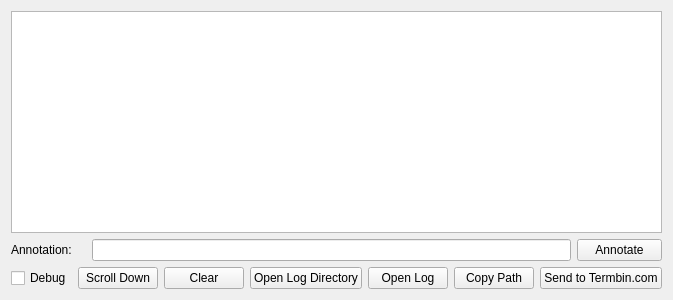
<?xml version="1.0" encoding="UTF-8"?>
<ui version="4.0">
 <class>loggingWindow</class>
 <widget class="QWidget" name="loggingWindow">
  <property name="geometry">
   <rect>
    <x>0</x>
    <y>0</y>
    <width>625</width>
    <height>300</height>
   </rect>
  </property>
  <property name="windowTitle">
   <string>Form</string>
  </property>
  <layout class="QVBoxLayout" name="verticalLayout">
   <item>
    <widget class="QPlainTextEdit" name="logTextDisplay">
     <property name="undoRedoEnabled">
      <bool>false</bool>
     </property>
     <property name="lineWrapMode">
      <enum>QPlainTextEdit::NoWrap</enum>
     </property>
     <property name="readOnly">
      <bool>true</bool>
     </property>
    </widget>
   </item>
   <item>
    <layout class="QHBoxLayout" name="horizontalLayout_2">
     <property name="leftMargin">
      <number>0</number>
     </property>
     <property name="topMargin">
      <number>0</number>
     </property>
     <item>
      <widget class="QLabel" name="annotateLabel">
       <property name="minimumSize">
        <size>
         <width>75</width>
         <height>0</height>
        </size>
       </property>
       <property name="maximumSize">
        <size>
         <width>75</width>
         <height>16777215</height>
        </size>
       </property>
       <property name="text">
        <string>Annotation:</string>
       </property>
      </widget>
     </item>
     <item>
      <widget class="QLineEdit" name="userAnnotationText">
       <property name="minimumSize">
        <size>
         <width>290</width>
         <height>0</height>
        </size>
       </property>
       <property name="toolTip">
        <string>You may enter your own log notes here.</string>
       </property>
      </widget>
     </item>
     <item>
      <widget class="QPushButton" name="annotateBtn">
       <property name="minimumSize">
        <size>
         <width>85</width>
         <height>0</height>
        </size>
       </property>
       <property name="maximumSize">
        <size>
         <width>85</width>
         <height>16777215</height>
        </size>
       </property>
       <property name="toolTip">
        <string>Adds user-text to the log.</string>
       </property>
       <property name="text">
        <string>Annotate</string>
       </property>
      </widget>
     </item>
    </layout>
   </item>
   <item>
    <layout class="QHBoxLayout" name="horizontalLayout">
     <property name="leftMargin">
      <number>0</number>
     </property>
     <property name="topMargin">
      <number>0</number>
     </property>
     <item>
      <widget class="QCheckBox" name="debugBtn">
       <property name="toolTip">
        <string>&lt;html&gt;&lt;head/&gt;&lt;body&gt;&lt;p&gt;Enable or disable debug logging. Use the &amp;quot;-d&amp;quot; or &amp;quot;--debug&amp;quot; flag to open wfview with debug logging enabled on startup. &lt;/p&gt;&lt;/body&gt;&lt;/html&gt;</string>
       </property>
       <property name="text">
        <string>Debug</string>
       </property>
      </widget>
     </item>
     <item>
      <widget class="QPushButton" name="toBottomBtn">
       <property name="toolTip">
        <string>Scroll to bottom</string>
       </property>
       <property name="text">
        <string>Scroll Down</string>
       </property>
      </widget>
     </item>
     <item>
      <widget class="QPushButton" name="clearDisplayBtn">
       <property name="toolTip">
        <string>Clears the display. Does not clear the log file.</string>
       </property>
       <property name="text">
        <string>Clear</string>
       </property>
      </widget>
     </item>
     <item>
      <widget class="QPushButton" name="openDirBtn">
       <property name="toolTip">
        <string>Makes a best-effort to ask the host system to open the log file directory.</string>
       </property>
       <property name="text">
        <string>Open Log Directory</string>
       </property>
      </widget>
     </item>
     <item>
      <widget class="QPushButton" name="openLogFileBtn">
       <property name="toolTip">
        <string>Makes a best-effort to ask the host system to open the logfile.</string>
       </property>
       <property name="text">
        <string>Open Log</string>
       </property>
      </widget>
     </item>
     <item>
      <widget class="QPushButton" name="copyPathBtn">
       <property name="toolTip">
        <string>Copy the path of the log file to your clipboard.</string>
       </property>
       <property name="text">
        <string>Copy Path</string>
       </property>
      </widget>
     </item>
     <item>
      <widget class="QPushButton" name="sendToPasteBtn">
       <property name="toolTip">
        <string>&lt;html&gt;&lt;head/&gt;&lt;body&gt;&lt;p&gt;Sends text to termbin.com. Some personal information (such as your username) is in the log file, so do not click this button unless you are ok sharing your log file. This is a quick way to receive a URL, pointing to your log file text, that you can send to other people. &lt;/p&gt;&lt;/body&gt;&lt;/html&gt;</string>
       </property>
       <property name="text">
        <string>Send to Termbin.com</string>
       </property>
      </widget>
     </item>
     <item>
      <spacer name="horizontalSpacer">
       <property name="orientation">
        <enum>Qt::Horizontal</enum>
       </property>
       <property name="sizeHint" stdset="0">
        <size>
         <width>40</width>
         <height>20</height>
        </size>
       </property>
      </spacer>
     </item>
    </layout>
   </item>
  </layout>
 </widget>
 <resources/>
 <connections/>
</ui>
